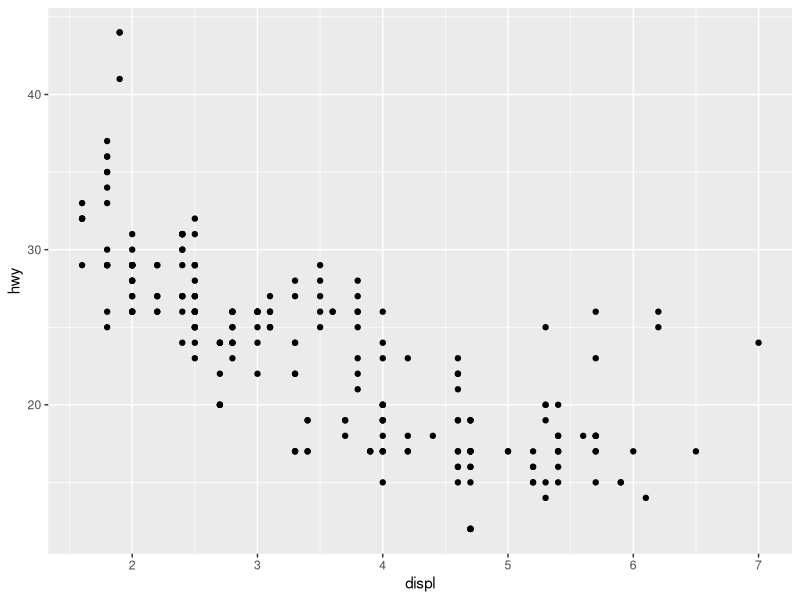
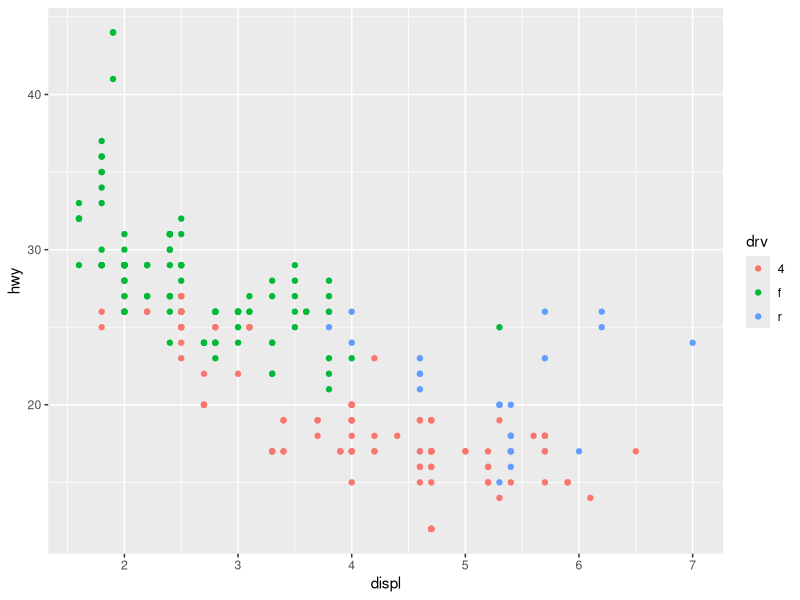
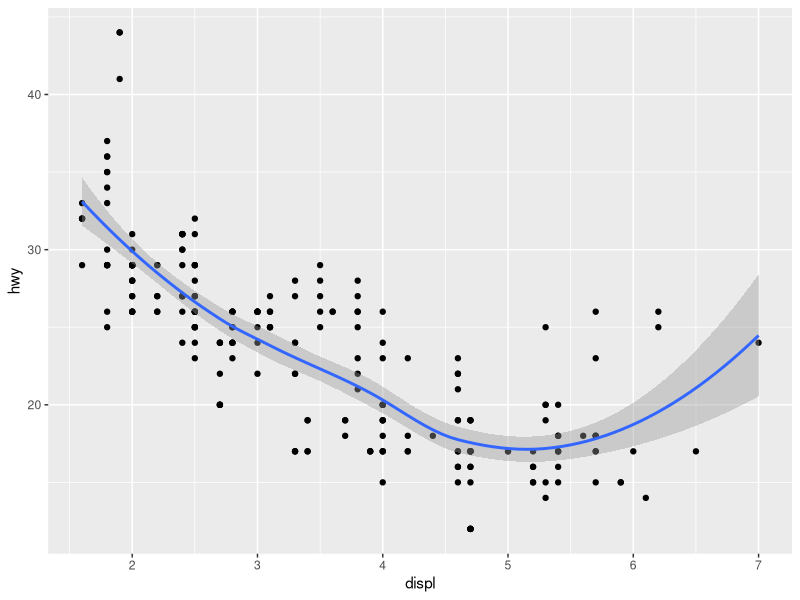
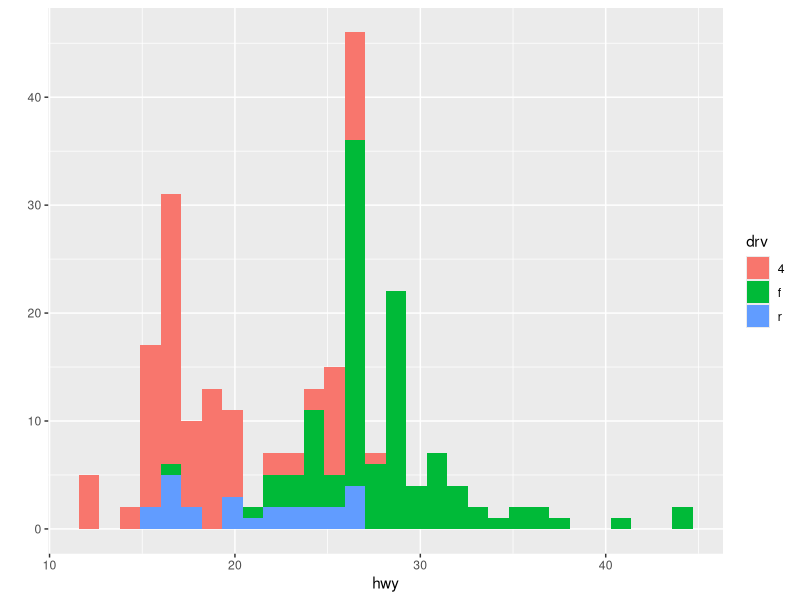
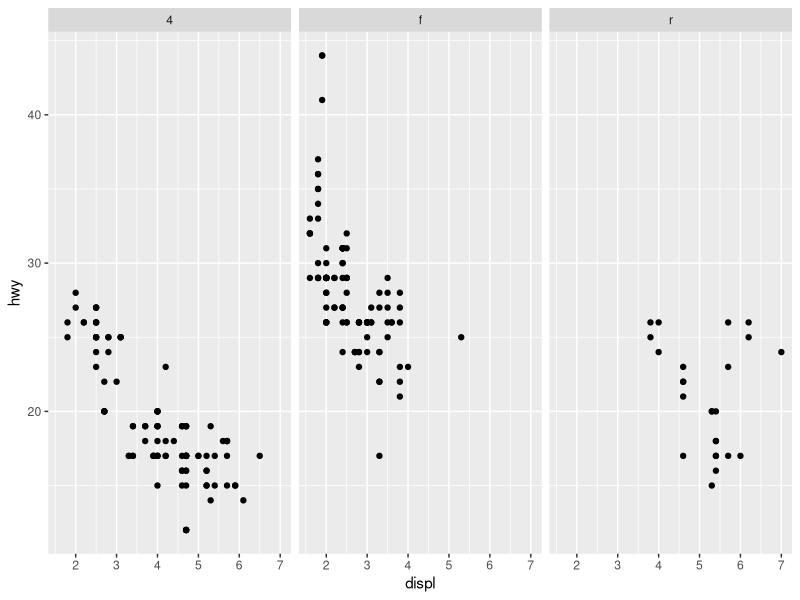
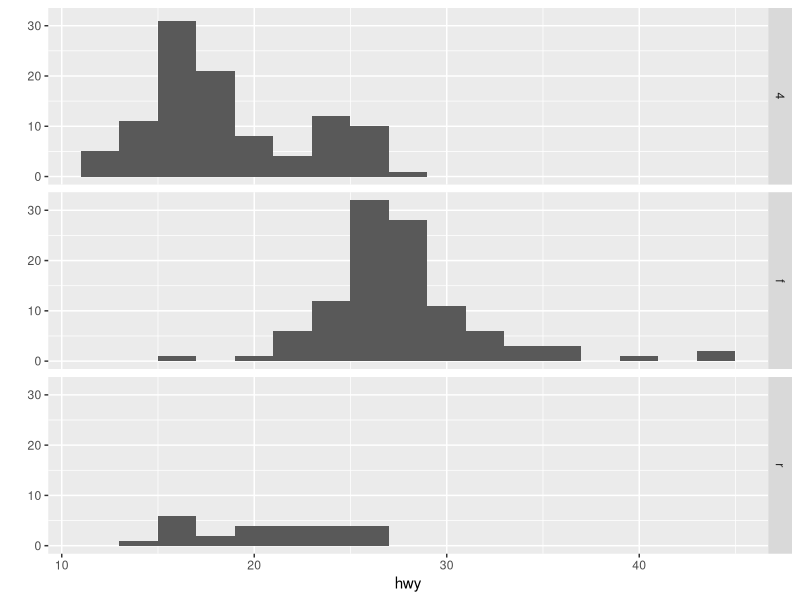

Write R code to recreate these figures, in order.
##ggplot2 aka grammar of graphics plot
## is a hybrid of the base & lattice systems

install.packages("ggplot2")
library("ggplot2")

##example data set
str(mpg)

##LETS LOOK AT QPLOT
## function belows follows:
## qplot(x coordinate, y coordinate, data = dataframe)
qplot(displ, hwy, data = mpg)

##Modifying Aesthetics 
##command color = drv changes color automcatically 
## to different 
qplot(displ, hwy, data = mpg, color = drv)

##Adding a geom aka statisitc
## geom = "point" gives you points and "smooth" gives you a 
## a curved line of mean
qplot(displ, hwy, data = mpg, geom = c("point", "smooth"))

##Adding a histogram on qplot
## for adding a hist only sepficy the x and ommit the displ argument
qplot(hwy, data = mpg, fill= drv)

##command "facets" provides panels in this lattice system 
## where you can create different subsets or graphs of data
qplot(displ, hwy, data = mpg, facets =.~drv)

##command bindwidth splits out the substes into three
##scatterplots.  careful changing the parameters
## for "facets" and elimating displ
## " ~ " deals with columns
qplot(hwy, data = mpg, facets = drv~., binwidth= 2)


